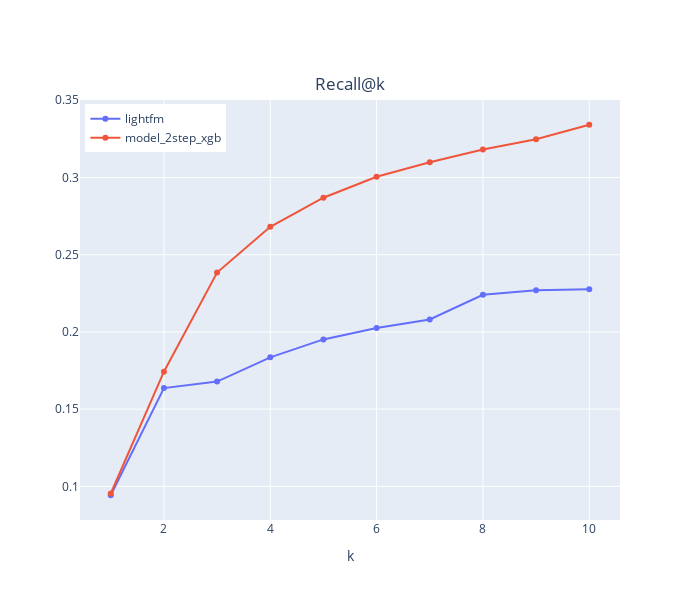
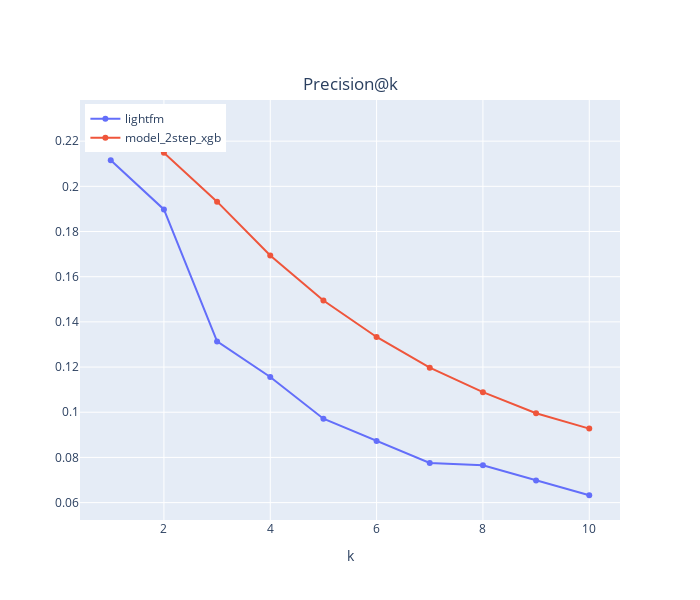

The notebook cell saved with these charts, in order:
### Code cell
for indx, metric in enumerate([f'Recall@', f'Precision@']):
    fig = go.Figure()
    for model in df_metrics.index:
        fig.add_trace(go.Scatter(
                                x=list(range(1, 11)), 
                                y=df_metrics.loc[model][[metric+f'{k}' for k in range(1, 11)]].values,
                                name=model))
    fig.update_layout(
                      title=dict(text=f'{metric}k', font=dict(size=17)),
                      xaxis_title="k",
                      width=700,
                      height=600,
                      title_x=0.5,
                      title_y=0.87,
                    legend=dict(
                        yanchor="top",
                        y=0.99,
                        xanchor="left",
                        x=0.01))
    fig.show()

### Figure 1 — Plotly figure (JSON) as saved in the notebook; plotly's stock layout.template omitted (floating-point values rounded to 4 significant figures)
{"data": [{"name": "lightfm", "type": "scatter", "x": [1, 2, 3, 4, 5, 6, 7, 8, 9, 10], "y": [0.09424, 0.1636, 0.1678, 0.1835, 0.1951, 0.2026, 0.2081, 0.224, 0.227, 0.2277]}, {"name": "model_2step_xgb", "type": "scatter", "x": [1, 2, 3, 4, 5, 6, 7, 8, 9, 10], "y": [0.09539, 0.1742, 0.2384, 0.268, 0.2869, 0.3004, 0.3099, 0.3181, 0.3247, 0.3341]}], "layout": {"height": 600, "legend": {"x": 0.01, "xanchor": "left", "y": 0.99, "yanchor": "top"}, "title": {"font": {"size": 17}, "text": "Recall@k", "x": 0.5, "y": 0.87}, "width": 700, "xaxis": {"autorange": true, "range": [0.4216, 10.58], "title": {"text": "k"}, "type": "linear"}, "yaxis": {"autorange": true, "range": [0.07821, 0.3502], "type": "linear"}}}

### Figure 2 — Plotly figure (JSON) as saved in the notebook; plotly's stock layout.template omitted (floating-point values rounded to 4 significant figures)
{"data": [{"name": "lightfm", "type": "scatter", "x": [1, 2, 3, 4, 5, 6, 7, 8, 9, 10], "y": [0.2115, 0.1898, 0.1314, 0.1156, 0.09713, 0.08729, 0.07754, 0.0765, 0.06981, 0.06325]}, {"name": "model_2step_xgb", "type": "scatter", "x": [1, 2, 3, 4, 5, 6, 7, 8, 9, 10], "y": [0.2273, 0.2149, 0.1932, 0.1694, 0.1495, 0.1333, 0.1197, 0.1089, 0.09953, 0.09275]}], "layout": {"height": 600, "legend": {"x": 0.01, "xanchor": "left", "y": 0.99, "yanchor": "top"}, "title": {"font": {"size": 17}, "text": "Precision@k", "x": 0.5, "y": 0.87}, "width": 700, "xaxis": {"autorange": true, "range": [0.4216, 10.58], "title": {"text": "k"}, "type": "linear"}, "yaxis": {"autorange": true, "range": [0.0523, 0.2382], "type": "linear"}}}
